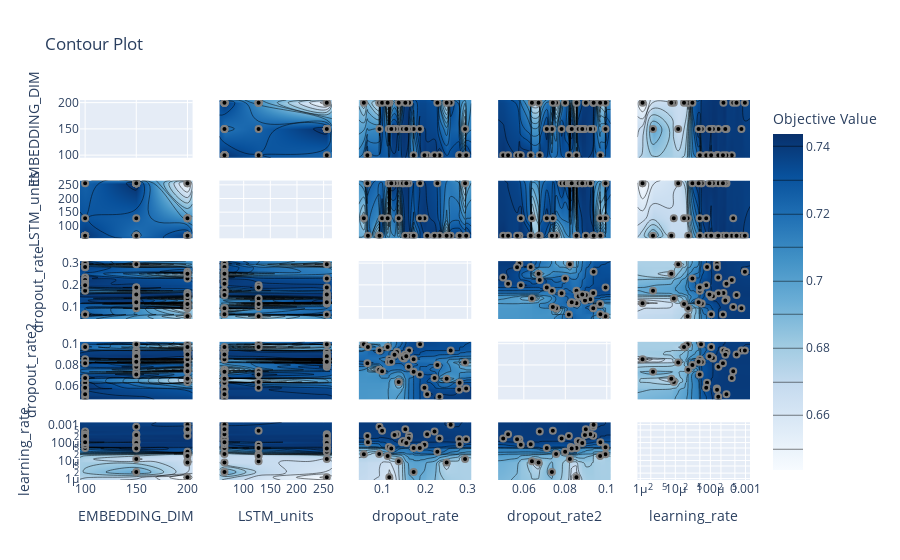

The notebook cell this image was saved under:
### Markdown cell above
# visualization

### Code cell
optuna.visualization.plot_optimization_history(study)
optuna.visualization.plot_slice(study)
optuna.visualization.plot_contour(study, params=['dropout_rate','dropout_rate2','LSTM_units','EMBEDDING_DIM','learning_rate'])
